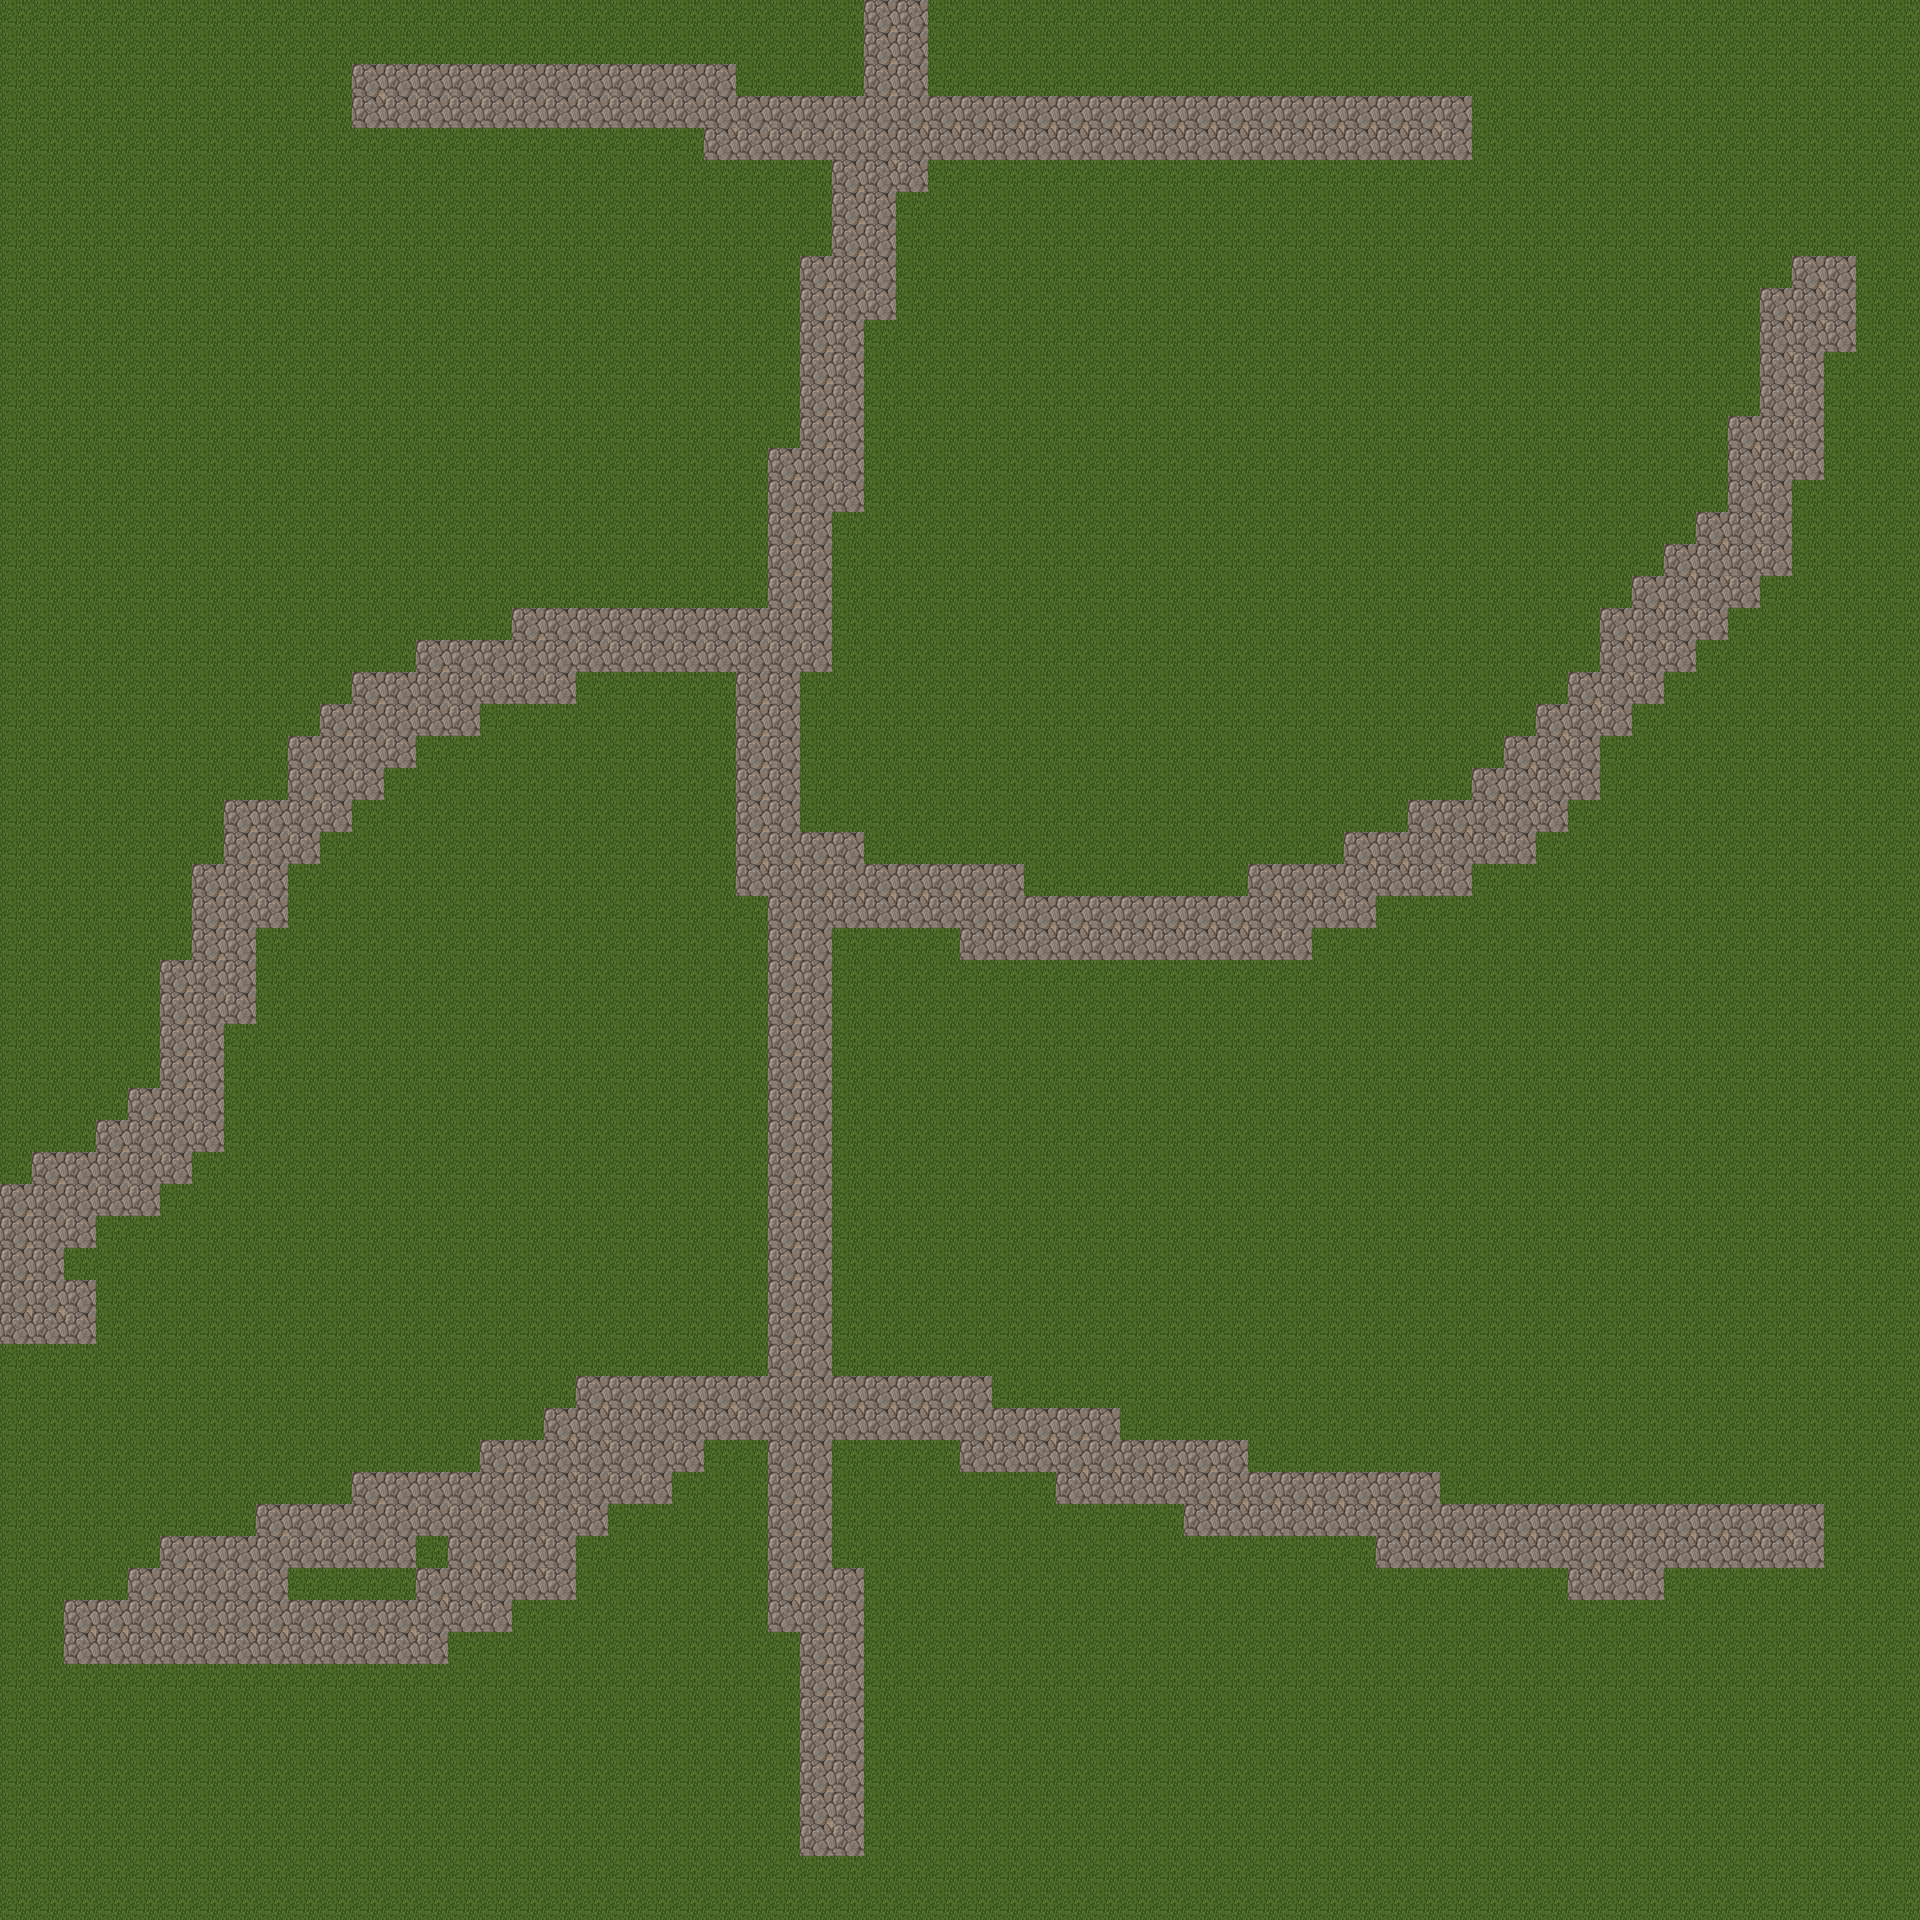

This game map was drawn from its Tiled (.tmx) file and the tilesets committed beside it. A one-line description and the trimmed map source follow:
An orthogonal 60x60 tile map with 32x32 px tiles, 1 tile layer (Tile Layer 1) and 2 objects (cameraBorder, worldBorder).

<map version="1.10" tiledversion="1.10.2" orientation="orthogonal" renderorder="right-down" width="60" height="60" tilewidth="32" tileheight="32" infinite="0" nextlayerid="7" nextobjectid="12">
 <tileset firstgid="1" source="tileset.tsx" />
 <layer id="1" name="Tile Layer 1" width="60" height="60">
  <data>[3600 cells, 3600 non-empty, 5 distinct tile ids]</data>
 </layer>
 <objectgroup id="5" name="cameraLayer">
  <object id="10" name="cameraBorder" x="0" y="0" width="1920" height="1920" />
 </objectgroup>
 <objectgroup id="6" name="collisionLayer">
  <object id="11" name="worldBorder" x="0" y="0" width="1920" height="1920" />
 </objectgroup>
</map>
